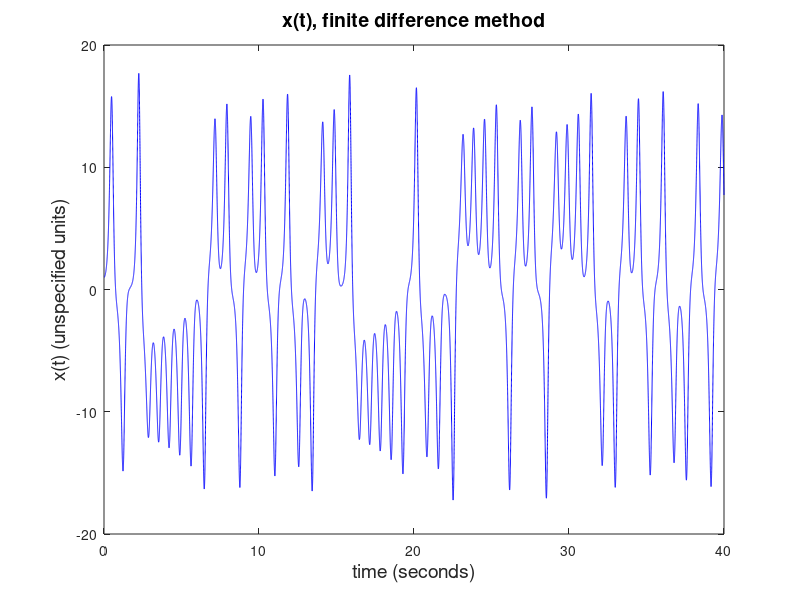
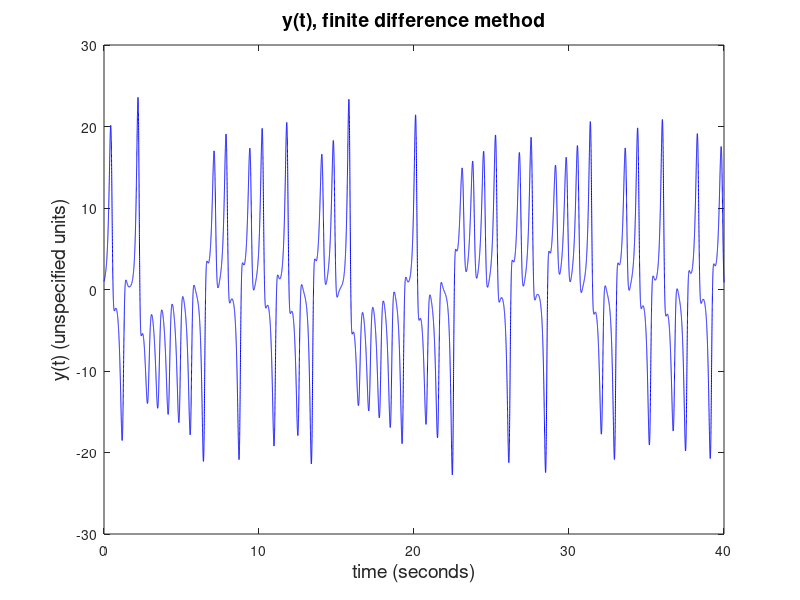
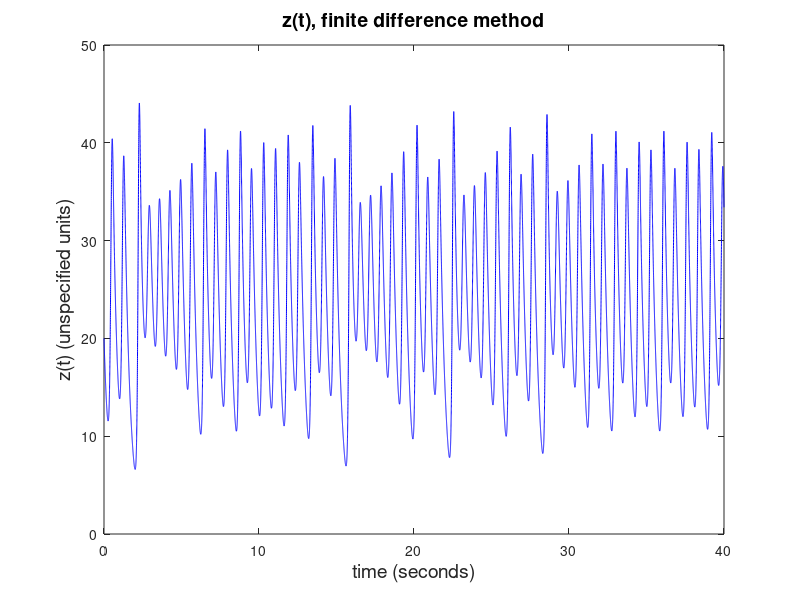
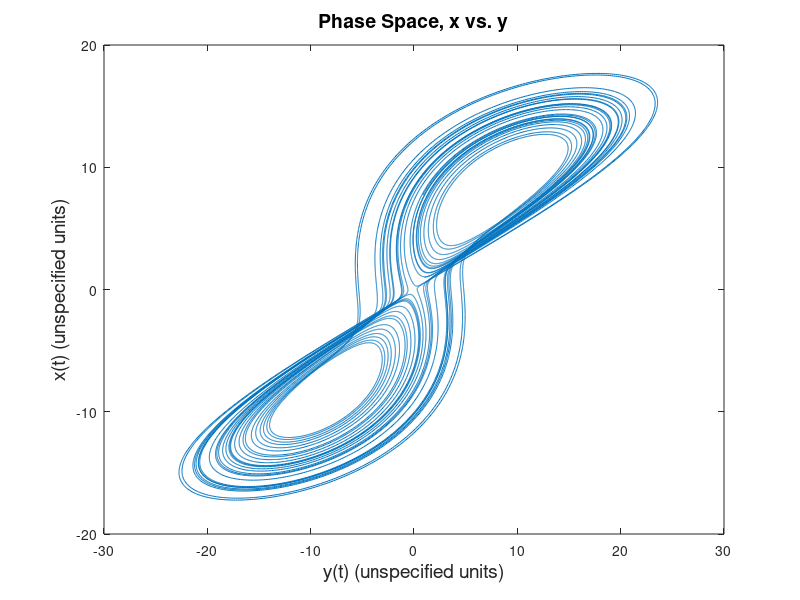

MATLAB code for these plots, in order: (Note: this script raises an error after producing the figures.)
%% Assignment #8
%% Problem 1.
% The exact analytical solution, and a comparison to its solution via the
% finite difference method of numerical approximation--for the second-order
% linear differential equation, y'' + y' - 2y = 2t.
%% 1a. and 1b.

clear all;
dt=0.004; t=0:dt:4;
y_analytical=exp(t)-(exp(-2*t)/2)-(1/2)-t;
%Closed form solution worked out in paperwork attached to the back.

plot(t,y_analytical,'b*','MarkerSize',6)
hold on
title('d^2y/dt^2 + dy/dt - 2y = 2t, y(0)=0, dy/dt(0)=1','FontSize',16)
xlabel('t (seconds)','FontSize',14)
ylabel('y (meters)','FontSize',14)

N=length(t);
y(1)=0;
v(1)=1;
for j=1:N-1
    y(j+1)=y(j)+(v(j)*dt);
    v(j+1)=v(j)+((2*t(j))+(2*y(j))-v(j))*dt;
end

plot(t,y,'r*','MarkerSize',1)
legend({'Analytical','Finite Difference Method'},'FontSize',12,'Location','NorthEast')
hold off

%% Step size and the numerical method used
% My initial step size was dt=0.01, which did indeed satisfy not having an
% absolute error no greater than 0.5m over the entire interval.  A quick
% check of other options showed that while dt=0.02 also satisfied our
% requirement for accuracy, dt=0.03 was just barely too large near the end
% of the interval.  However, this was for Runge-Kutta's 2nd order method.
% The Euler's method that we switched to requires a smaller step-size.  To
% reduce the absolute error at any point to less than 0.5m for Euler's
% method, required a step-size dt=0.004, much smaller!
%% Problem 2.
% Modeling a projectile with resistive force and at different initial
% velocities and starting angles.  Determining the starting angle that
% produces the greatest range for the projectile.
%% 2a.

clear all;
dt=0.001;
t=0:dt:17;
N=length(t);

b=0;
m=1;

g=9.8;
h=0;

theta_0=pi/4;
v(1)=45;

vx(1)=v(1)*cos(theta_0);
vy(1)=v(1)*sin(theta_0);

sx_analytical=vx(1).*t;
sy_analytical=h + vy(1).*t - (1/2)*g*t.^2;

ax(1)=(-b*sqrt(vx(1)^2+vy(1)^2)*vx(1))*(1/m);
ay(1)=(-b*sqrt(vx(1)^2+vy(1)^2)*vy(1))*(1/m) - g;

sx(1)=0;
sy(1)=h;

R_marker=0;

for j=1:N-1
    vx(j+1)=vx(j) + ax(j)*dt;
    vy(j+1)=vy(j) + ay(j)*dt;
    ax(j+1)=(-b*sqrt(vx(j+1)^2+vy(j+1)^2)*vx(j+1))*(1/m);
    ay(j+1)=(-b*sqrt(vx(j+1)^2+vy(j+1)^2)*vy(j+1))*(1/m) - g;
    sx(j+1)=sx(j) + vx(j)*dt;
    sy(j+1)=sy(j) + vy(j)*dt;
    
    if(sy(j+1) <= 0 && R_marker == 0)
        R_marker=j+1;
    end
end

R=sx(R_marker);
R_analytical=sx_analytical(R_marker);
difference=abs(sy_analytical-sy);


plot(sx_analytical,sy_analytical,'b*','MarkerSize',6)
hold on
plot(sx,sy,'r*','MarkerSize',1)
text(50,12,'Range, analytical = 206.6696m')
text(50,10,'Range, numerical = 206.6696m')
ym=max(sy)+4.2;
ylim([0 ym])
title('Trajectory of a projectile in x-y','FontSize',14)
xlabel('x (meters)','FontSize',14)
ylabel('y (meters)','FontSize',14)
hold off

%% The step-size dt required for a certain accuracy
% Our goal of accuracy against the analytical solution was a maximum value
% less than 0.15m across the entire interval.  A step-size of 0.002 was not
% sufficient to achieve this accuracy with the chosen numerical method,
% Euler's finite difference method.  At dt=0.001, we get the desired
% accuracy across the entire interval.
%% The analytical solution of theta max
% For the case with no air resistance, we can look just at the theta which
% maximizes velocity in x and y simultaneously.  Aside from the constant
% starting velocity which we decide, x and y are functions of cosine and
% sine.  The first derivative of cos + sin (multiplied by a constant, in
% this case the initial velocity) is cos - sin.  The second derivative
% then, is -cos - sin.  Given that we only need to consider the range of 0
% to pi/2, we quickly find that there is a local maxima at pi/4 which is
% our theta max.
%% 2b.

clear all;
dt=0.001;
t=0:dt:17;
N=length(t);

b=0;
m=1;

g=9.8;
h=2;

percents=[.98 1 1.2];
for k=1:length(percents)
theta_0=percents(k)*(pi/4);
v(1)=45;

vx(1)=v(1)*cos(theta_0);
vy(1)=v(1)*sin(theta_0);

sx_analytical=vx(1).*t;
sy_analytical=h + vy(1).*t - (1/2)*g*t.^2;

ax(1)=(-b*sqrt(vx(1)^2+vy(1)^2)*vx(1))*(1/m);
ay(1)=(-b*sqrt(vx(1)^2+vy(1)^2)*vy(1))*(1/m) - g;

sx(1)=0;
sy(1)=h;

R_marker=0;

for j=1:N-1
    vx(j+1)=vx(j) + ax(j)*dt;
    vy(j+1)=vy(j) + ay(j)*dt;
    ax(j+1)=(-b*sqrt(vx(j+1)^2+vy(j+1)^2)*vx(j+1))*(1/m);
    ay(j+1)=(-b*sqrt(vx(j+1)^2+vy(j+1)^2)*vy(j+1))*(1/m) - g;
    sx(j+1)=sx(j) + vx(j)*dt;
    sy(j+1)=sy(j) + vy(j)*dt;
    
    if(sy(j+1) <= 0 && R_marker == 0)
        R_marker=j+1;
    end
end

R(k)=sx(R_marker);
R_analytical(k)=sx_analytical(R_marker);
difference=abs(sy_analytical-sy);


plot(sx_analytical,sy_analytical,'*','MarkerSize',3)
hold on
plot(sx,sy,'*','MarkerSize',1)
end

str1=strcat('Range 98%, numerical =', num2str(R(1)),'m');
str1a=strcat('Range 98%, numerical =', num2str(R_analytical(1)),'m');
str2=strcat('Range 100%, numerical =', num2str(R(2)),'m');
str2a=strcat('Range 100%, analytical =', num2str(R_analytical(2)),'m');
str3=strcat('Range 102%, numerical =', num2str(R(3)),'m');
str3a=strcat('Range 102%, analytical =', num2str(R_analytical(3)),'m');

text(50,24,str1)
text(50,21,str1a)
text(50,18,str2)
text(50,15,str2a)
text(50,12,str3)
text(50,9,str3a)
title('Trajectory of a projectile in x-y','FontSize',14)
xlabel('x (meters)','FontSize',14)
ylabel('y (meters)','FontSize',14)
ym=max(sy)+4.2;
ylim([0 ym])
hold off

pdiff1=100-100*(R(1)/R(2));
pdiff2=100-100*(R(3)/R(2));

%% The calculated percentage differences
% Subtracting 2% from theta max gives us a mere .0212 percentage difference
% in the range of our projectile for these initial conditions.  Adding two
% percent to theta max results in a 5.1118 percentage difference in the
% range of the projectile.  The ranges are denoted on the plot.
%% 2c.

clear all;
dt=0.001;
t=0:dt:17;
N=length(t);
db=0.02;

m=1;

g=9.8;
h=2;

theta_0=pi/4;
v(1)=40;

vx(1)=v(1)*cos(theta_0);
vy(1)=v(1)*sin(theta_0);

sx_analytical=vx(1).*t;
sy_analytical=h + vy(1).*t - (1/2)*g*t.^2;

num_trajectories=5;

for k=0:num_trajectories
    b(k+1)=k*db;
    ax(1)=(-b(k+1)*sqrt(vx(1)^2+vy(1)^2)*vx(1))*(1/m);
    ay(1)=(-b(k+1)*sqrt(vx(1)^2+vy(1)^2)*vy(1))*(1/m) - g;

    sx(1)=0;
    sy(1)=h;

    R_marker=0;

    for j=1:N-1
        vx(j+1)=vx(j) + ax(j)*dt;
        vy(j+1)=vy(j) + ay(j)*dt;
        ax(j+1)=(-b(k+1)*sqrt(vx(j+1)^2+vy(j+1)^2)*vx(j+1))*(1/m);
        ay(j+1)=(-b(k+1)*sqrt(vx(j+1)^2+vy(j+1)^2)*vy(j+1))*(1/m) - g;
        sx(j+1)=sx(j) + vx(j)*dt;
        sy(j+1)=sy(j) + vy(j)*dt;
    
        if(sy(j+1) <= 0 && R_marker == 0)
            R_marker=j+1;
        end
    end

    R(k+1)=sx(R_marker);
    R_analytical=sx_analytical(R_marker);
    difference=abs(sy_analytical-sy);

    plot(sx,sy)
    hold on
end

str1=strcat('b=0.00',' N m^2/s^2 ',' R=',num2str(R(1)),'m');
str2=strcat('b=',num2str(b(2)),' N m^2/s^2 ',' R=',num2str(R(2)),'m');
str3=strcat('b=',num2str(b(3)),' N m^2/s^2 ',' R=',num2str(R(3)),'m');
str4=strcat('b=',num2str(b(4)),' N m^2/s^2 ',' R=',num2str(R(4)),'m');
str5=strcat('b=',num2str(b(5)),' N m^2/s^2 ',' R=',num2str(R(5)),'m');
text(55,25,str1)
text(55,23,str2)
text(55,21,str3)
text(55,19,str4)
text(55,17,str5)
ylim([0 50])
title('Fifty projectiles in x-y with varied air resistance','FontSize',14)
xlabel('x (meters)','FontSize',14)
ylabel('y (meters)','FontSize',14)
hold off

%% Determination of the max range for b = 0.05 N m^2 s^-2
% Altering the script in part 2b slightly, checking different percentages
% of pi/4 to find a maximum for this value of b, a maximum was found at 68
% percent of pi/4, which would give us a theta max for this drag
% coefficient of 0.17 * pi radians.
%% Problem 3.
% A non-linear simple harmonic oscillator.  New from the consideration in a
% previous worksheet is the addition of a damping and driving force.  Three
% new constants are introduced that can be tweaked to influence the
% physical scenario--gamma, the damping force factor.  A--which influences
% the amplitude of the driving force, and B (capital Omega) which influences the
% period of the driving force.  We'll also plot kinetic, potential, and
% total energy over the time interval (all these energy values will be on a
% single plot).
%% 3a.
% A similar problem to the one we solved in class--the damping and driving
% terms are included, but the constants that govern them are all set to
% zero.  Graphs for initial angles of pi/4, pi/2, and .95*pi.

clear all;
t=0:0.01:200;
N=length(t);
dt=(t(end)-t(1))/N;
g=9.8; L=9.8; m=9.8;

A=0; B=0; gamma=0;
starting_angles=[pi/4, pi/2, .95*pi];

for k=1:length(starting_angles)
    theta(1)=starting_angles(k);
    omega(1)=0;
    KE(1)=(1/2)*m*L^2*omega(1)^2;
    PE(1)=m*g*((1-cos(theta(1)))*L);
    TE(1)=KE(1)+PE(1);
    
    for j=1:N-1
        theta_m=theta(j)+(omega(j)*(dt/2));
        omega_m=omega(j) - (((g/L * sin(theta(j))) + (gamma*omega(j)) - (A*cos(B*t(j))))*(dt/2));
        theta(j+1)=theta(j) + omega_m*dt;
        omega(j+1)=omega(j) - (((g/L * sin(theta_m)) + (gamma*omega_m) - (A*cos(B*t(j))))*dt);
        KE(j+1)=(1/2)*m*L^2*omega(j+1)^2;
        PE(j+1)=m*g*((1-cos(theta(j+1)))*L);
        TE(j+1)=KE(j+1)+PE(j+1);
    end

    figure(1)
    plot(theta,omega)
    hold on

    figure(2)
    plot(t,theta)
    hold on

    figure(3)
    plot(t,omega)
    hold on
    
    figure(k+3)
    plot(t,PE,'b')
    hold on
    plot(t,KE,'k')
    plot(t,TE,'r')
end

figure(1)
xlabel('\theta (radians)','FontSize',14)
ylabel('\omega (radians/sec)','FontSize',14)
title('Phase space, Nonlinear SHO','FontSize',14)
legend({'\theta_o=\pi/4 rad','\theta_o=\pi/2 rad','\theta_o=.95\pi rad'},'Location','NorthEast')
hold off

figure(2)
xlabel('time (s)','FontSize',14)
ylabel('\theta (radians)','FontSize',14)
title('\theta vs. time for Nonlinear SHO','FontSize',14)
legend({'\theta_o=\pi/4 rad','\theta_o=\pi/2 rad','\theta_o=.95\pi rad'},'Location','NorthEast')
hold off

figure(3)
xlabel('time (s)','FontSize',14)
ylabel('\omega (radians/sec)','FontSize',14)
title('\omega vs. time for Nonlinear SHO','FontSize',14)
legend({'\theta_o=\pi/4 rad','\theta_o=\pi/2 rad','\theta_o=.95\pi rad'},'Location','NorthEast')
hold off

figure(4)
xlabel('time (s)','FontSize',14)
ylabel('Energy (Joules)','FontSize',14)
title('Energy vs. time for Nonlinear SHO','FontSize',14)
legend({'Potential','Kinetic','Total'},'Location','NorthEast')
hold off

figure(5)
xlabel('time (s)','FontSize',14)
ylabel('Energy (Joules)','FontSize',14)
title('Energy vs. time for Nonlinear SHO','FontSize',14)
legend({'Potential','Kinetic','Total'},'Location','NorthEast')
hold off

figure(6)
xlabel('time (s)','FontSize',14)
ylabel('Energy (Joules)','FontSize',14)
title('Energy vs. time for Nonlinear SHO','FontSize',14)
legend({'Potential','Kinetic','Total'},'Location','NorthEast')
hold off

%% The shape of the phase space in part a.
% For the higher starting angle, .95*pi, we get a sort of teardrop,
% eyeball, or almond shape--so it's worthwhile to consider what we are
% looking at when we see the phase space graph.  The x-axis is theta, while
% the y-axis is omega.  For the lower angles, pi/4 and pi/2, the graph is
% very much a circle.  The critical point where the graph begins to shape
% is after pi/2--rather than a smooth transition between theta and omega,
% we're looking at a ball that takes much longer to reach zero angular
% velocity near the end of its arc.  That's the reason for the shape.  Also
% worth considering is that it being on the outside of the other phase
% spaces makes sense--the maximums for omega and theta both become greater
% for greater initial values of theta. (Although theta=pi will be an
% unstable equilibrium corresponding to the ball being placed directly
% above the pivot vertically.)
%% Energy conservation in part a.
% Yes, energy is conserved.  There are many ways to reach the logical
% conclusion, outside of looking at graphs of Energy over time for the
% oscillator in this case.  My personal argument it this--the pendulum does
% absolutely no work on its environment.  No outside forces are applied.
% It is not surprising then, that total energy is constant over the
% interval.
%% 3b.

t=0:0.01:200;
N=length(t);
dt=(t(end)-t(1))/N;
g=9.8; L=9.8; m=9.8;

A=0; B=0; gamma=0.06;
starting_angles=[.95*pi];

for k=1:length(starting_angles)
    theta(1)=starting_angles(k);
    omega(1)=0;
    KE(1)=(1/2)*m*L^2*omega(1)^2;
    PE(1)=m*g*((1-cos(theta(1)))*L);
    TE(1)=KE(1)+PE(1);
    
    for j=1:N-1
        theta_m=theta(j)+(omega(j)*(dt/2));
        omega_m=omega(j) - (((g/L * sin(theta(j))) + (gamma*omega(j)) - (A*cos(B*t(j))))*(dt/2));
        theta(j+1)=theta(j) + omega_m*dt;
        omega(j+1)=omega(j) - (((g/L * sin(theta_m)) + (gamma*omega_m) - (A*cos(B*t(j))))*dt);
        KE(j+1)=(1/2)*m*L^2*omega(j+1)^2;
        PE(j+1)=m*g*((1-cos(theta(j+1)))*L);
        TE(j+1)=KE(j+1)+PE(j+1);
    end

    figure(1)
    plot(theta,omega)
    hold on

    figure(2)
    plot(t,theta)
    hold on

    figure(3)
    plot(t,omega)
    hold on
    
    figure(k+3)
    plot(t,PE,'b')
    hold on
    plot(t,KE,'k')
    plot(t,TE,'r')
end

for k=1:length(starting_angles)
    theta(1)=starting_angles(k);
    omega(1)=5;
    KE(1)=(1/2)*m*L^2*omega(1)^2;
    PE(1)=m*g*((1-cos(theta(1)))*L);
    TE(1)=KE(1)+PE(1);
    
    for j=1:N-1
        theta_m=theta(j)+(omega(j)*(dt/2));
        omega_m=omega(j) - (((g/L * sin(theta(j))) + (gamma*omega(j)) - (A*cos(B*t(j))))*(dt/2));
        theta(j+1)=theta(j) + omega_m*dt;
        omega(j+1)=omega(j) - (((g/L * sin(theta_m)) + (gamma*omega_m) - (A*cos(B*t(j))))*dt);
        KE(j+1)=(1/2)*m*L^2*omega(j+1)^2;
        PE(j+1)=m*g*((1-cos(theta(j+1)))*L);
        TE(j+1)=KE(j+1)+PE(j+1);
    end

    figure(5)
    plot(theta,omega)
    hold on
end

figure(1)
xlabel('\theta (radians)','FontSize',14)
ylabel('\omega (radians/sec)','FontSize',14)
title('Phase space, Damped Nonlinear SHO \gamma=0.06','FontSize',14)
legend({'\theta_o=.95\pi'},'Location','NorthEast')
hold off

figure(2)
xlabel('time (s)','FontSize',14)
ylabel('\theta (radians)','FontSize',14)
title('\theta vs. time for Damped Nonlinear SHO \gamma=0.06','FontSize',14)
legend({'\theta_o=.95\pi rad'},'Location','NorthEast')
hold off

figure(3)
xlabel('time (s)','FontSize',14)
ylabel('\omega (radians/sec)','FontSize',14)
title('\omega vs. time for Damped Nonlinear SHO \gamma=0.06','FontSize',14)
legend({'\theta_o=.95\pi rad'},'Location','NorthEast')
hold off

figure(4)
xlabel('time (s)','FontSize',14)
ylabel('Energy (Joules)','FontSize',14)
title('Energy vs. time for Damped Nonlinear SHO \gamma=0.06','FontSize',14)
legend({'Potential','Kinetic','Total'},'Location','NorthEast')
hold off

%% Energy conservation in part b.
% A quick look at the graphs could tell you, in this situation, energy is
% not conserved--but why?  Consider the damping force that is at work here.
% As the pendulum moves, it does work on the environment as whatever
% medium it is travelling through pushes back against it.  The energy
% declines over time, approaching 0 as t goes to infinity.
%% 3b. (Initial angular velocity added)

figure(5)
xlabel('\theta (radians)','FontSize',14)
ylabel('\omega (radians/sec)','FontSize',14)
title('Phase space, Damped Nonlinear SHO \gamma=0.06','FontSize',14)
legend({'\theta_o=.95\pi rad, \omega_o=5 rad/s'},'Location','NorthEast')
hold off

%% Phase space w/ initial angular velocity of 5 radians/second
% So we have our interesting case of the damped nonlinear oscillator now
% having an initial angular velocity.  The motion that occurs in this case
% can be described by looking at the phase space graph.  The mass makes
% many full rotations around the pivot, but as time goes on, the damping
% force reduces the total energy, so it eventually falls in to the same
% pattern as the oscillator did at an initial angular velocity of zero.
%% 3c. (Driving turned off.)

t=0:0.01:200;
N=length(t);
dt=(t(end)-t(1))/N;
g=9.8; L=9.8; m=9.8;

A=0; B=1.1; gamma=0.00;
starting_angles=[0.1];

for k=1:length(starting_angles)
    theta(1)=starting_angles(k);
    omega(1)=0;
    KE(1)=(1/2)*m*L^2*omega(1)^2;
    PE(1)=m*g*((1-cos(theta(1)))*L);
    TE(1)=KE(1)+PE(1);
    
    for j=1:N-1
        theta_m=theta(j)+(omega(j)*(dt/2));
        omega_m=omega(j) - (((g/L * sin(theta(j))) + (gamma*omega(j)) - (A*cos(B*t(j))))*(dt/2));
        theta(j+1)=theta(j) + omega_m*dt;
        omega(j+1)=omega(j) - (((g/L * sin(theta_m)) + (gamma*omega_m) - (A*cos(B*t(j))))*dt);
    end

    figure(1)
    plot(theta,omega)
    hold on

    figure(2)
    plot(t,theta)
    hold on
end

figure(1)
xlabel('\theta (radians)','FontSize',14)
ylabel('\omega (radians/sec)','FontSize',14)
title('Phase space, Nonlinear SHO','FontSize',14)
legend({'\theta_o=0.1 rad'},'Location','NorthEast')
hold off

figure(2)
xlabel('time (s)','FontSize',14)
ylabel('\theta (radians)','FontSize',14)
title('\theta vs. time for Nonlinear SHO','FontSize',14)
legend({'\theta_o=0.1 rad'},'Location','NorthEast')
hold off

%% 3c. (Driving turned on.)

t=0:0.01:200;
N=length(t);
dt=(t(end)-t(1))/N;
g=9.8; L=9.8; m=9.8;

A=0.101; B=1.1; gamma=0.00;
starting_angles=[0.1];

for k=1:length(starting_angles)
    theta(1)=starting_angles(k);
    omega(1)=0;
    
    for j=1:N-1
        theta_m=theta(j)+(omega(j)*(dt/2));
        omega_m=omega(j) - (((g/L * sin(theta(j))) + (gamma*omega(j)) - (A*cos(B*t(j))))*(dt/2));
        theta(j+1)=theta(j) + omega_m*dt;
        omega(j+1)=omega(j) - (((g/L * sin(theta_m)) + (gamma*omega_m) - (A*cos(B*t(j))))*dt);
    end

    figure(1)
    plot(theta,omega)
    hold on

    figure(2)
    plot(t,theta)
    hold on
end

figure(1)
xlabel('\theta (radians)','FontSize',14)
ylabel('\omega (radians/sec)','FontSize',14)
title('Phase space, Driven Nonlinear SHO A=0.101 \Omega=1.1','FontSize',14)
legend({'\theta_o=0.1 rad'},'Location','NorthEast')
hold off

figure(2)
xlabel('time (s)','FontSize',14)
ylabel('\theta (radians)','FontSize',14)
title('\theta vs. time for Driven Nonlinear SHO A=0.101 \Omega=1.1','FontSize',14)
legend({'\theta_o=0.1 rad'},'Location','NorthEast')
hold off

%% Explanation of the differences with the driving force, part c.
% The phase space graph in this case can be difficult to interpret.  But
% generally, it shows that there is a range of amplitudes for our motion
% over the interval.  The graph of angular position shows us how that looks
% in a bit more of a clear manner--the movement starts out small, grows
% larger, and then goes down again.  This is because of the nature of the
% driving force--sometimes, it is in phase with the motion of our pendulum,
% pushing it to greater heights.  However, as it falls out of phase, it
% begins lowering the range of its motion.
%% 3d. (Driving turned off.)

t=0:0.01:400;
N=length(t);
dt=(t(end)-t(1))/N;
g=9.8; L=9.8; m=9.8;

A=0; B=1.1; gamma=0.00;
starting_angles=[0.01];

for k=1:length(starting_angles)
    theta(1)=starting_angles(k);
    omega(1)=0;
    KE(1)=(1/2)*m*L^2*omega(1)^2;
    PE(1)=m*g*((1-cos(theta(1)))*L);
    TE(1)=KE(1)+PE(1);
    
    for j=1:N-1
        theta_m=theta(j)+(omega(j)*(dt/2));
        omega_m=omega(j) - (((g/L * sin(theta(j))) + (gamma*omega(j)) - (A*cos(B*t(j))))*(dt/2));
        theta(j+1)=theta(j) + omega_m*dt;
        omega(j+1)=omega(j) - (((g/L * sin(theta_m)) + (gamma*omega_m) - (A*cos(B*t(j))))*dt);
    end

    figure(1)
    plot(theta,omega)
    hold on

    figure(2)
    plot(t,theta)
    hold on
end

figure(1)
xlabel('\theta (radians)','FontSize',14)
ylabel('\omega (radians/sec)','FontSize',14)
title('Phase space, \theta vs. \omega, Nonlinear SHO','FontSize',14)
legend({'\theta_o=0.1 rad'},'Location','NorthEast')
hold off

figure(2)
xlabel('time (s)','FontSize',14)
ylabel('\theta (radians)','FontSize',14)
title('\theta vs. time for Nonlinear SHO','FontSize',14)
legend({'\theta_o=0.1 rad'},'Location','NorthEast')
hold off

%% 3d. (Driving turned on.)
t=0:0.01:400;
N=length(t);
dt=(t(end)-t(1))/N;
g=9.8; L=9.8; m=9.8;

A=0.02; B=1.1; gamma=0.00;
starting_angles=[0.01];

for k=1:length(starting_angles)
    theta(1)=starting_angles(k);
    omega(1)=0;
    
    for j=1:N-1
        theta_m=theta(j)+(omega(j)*(dt/2));
        omega_m=omega(j) - (((g/L * sin(theta(j))) + (gamma*omega(j)) - (A*cos(B*t(j))))*(dt/2));
        theta(j+1)=theta(j) + omega_m*dt;
        omega(j+1)=omega(j) - (((g/L * sin(theta_m)) + (gamma*omega_m) - (A*cos(B*t(j))))*dt);
    end

    figure(1)
    plot(theta,omega)
    hold on

    figure(2)
    plot(t,theta)
    hold on
end

figure(1)
xlabel('\theta (radians)','FontSize',14)
ylabel('\omega (radians/sec)','FontSize',14)
title('Phase space, Driven Nonlinear SHO A=0.02, \Omega=1.1','FontSize',14)
legend({'\theta_o=0.01 rad'},'Location','NorthEast')
hold off

figure(2)
xlabel('time (s)','FontSize',14)
ylabel('\theta (radians)','FontSize',14)
title('\theta vs. time for Driven Nonlinear SHO A=0.02, \Omega=1.1','FontSize',14)
legend({'\theta_o=0.01 rad'},'Location','NorthEast')
hold off

%% Explanation of the differences with the driving force, part d.
% When a force is resonant to the oscillator, it is corresponding to the
% peaks and troughs appropriately, growing the amplitude of its motion.
% That is what occurs here.  With a starting angle of 0.01 radians, that
% remains the maximum for the non-driven case.  The introduction of the
% resonant force however, drives this all the way up to 0.2 radians before
% falling back down again--a twenty-fold increase.
%% 3e.

t=0:0.01:400;
N=length(t);
dt=(t(end)-t(1))/N;
g=9.8; L=9.8; m=9.8;

A=0.1; B=2/3; gamma=0.06;
starting_angles=[0.95*pi];

for k=1:length(starting_angles)
    theta(1)=starting_angles(k);
    omega(1)=0;
    
    for j=1:N-1
        theta_m=theta(j)+(omega(j)*(dt/2));
        omega_m=omega(j) - (((g/L * sin(theta(j))) + (gamma*omega(j)) - (A*cos(B*t(j))))*(dt/2));
        theta(j+1)=theta(j) + omega_m*dt;
        omega(j+1)=omega(j) - (((g/L * sin(theta_m)) + (gamma*omega_m) - (A*cos(B*t(j))))*dt);
    end

    figure(1)
    plot(t,theta)
    hold on
end

figure(1)
xlabel('time (s)','FontSize',14)
ylabel('\theta (radians)','FontSize',14)
title('\theta vs. time for Driven-Damped Nonlinear SHO','FontSize',14)
legend({'\theta_o=0.95\pi rad'},'Location','NorthEast')
hold off

%% Identifying the transient and steady-state parts of the graph
% The transient part is the graph up until around 200~250 seconds--after
% that point, it falls in to a steady motion.  Before that point, it's
% maximum and minimums are varying, trending downward towards the
% steady-state function.  If the initial angle is decreased, it will reach
% the steady-state part at a faster rate as compared to starting with theta
% equal to 0.95*pi radians.
%% 3f.

t=0:0.01:400;
N=length(t);
dt=(t(end)-t(1))/N;
g=9.8; L=9.8; m=9.8;

A=0.7; B=0.66; gamma=0.2;
starting_angles=[0.6 0.6001];

for k=1:length(starting_angles)
    theta(1)=starting_angles(k);
    omega(1)=0;
    
    for j=1:N-1
        theta_m=theta(j)+(omega(j)*(dt/2));
        omega_m=omega(j) - (((g/L * sin(theta(j))) + (gamma*omega(j)) - (A*cos(B*t(j))))*(dt/2));
        theta(j+1)=theta(j) + omega_m*dt;
        omega(j+1)=omega(j) - (((g/L * sin(theta_m)) + (gamma*omega_m) - (A*cos(B*t(j))))*dt);
    end

    figure(1)
    plot(theta,omega)
    hold on

    figure(2)
    plot(t,theta)
    hold on
end

figure(1)
xlabel('\theta (radians)','FontSize',14)
ylabel('\omega (radians/sec)','FontSize',14)
title('Phase space, Nonlinear SHO','FontSize',14)
legend({'\theta_o=0.6 rad','\theta_o=0.6001 rad'},'Location','NorthEast')
hold off

figure(2)
xlabel('time (s)','FontSize',14)
ylabel('\theta (radians)','FontSize',14)
title('\theta vs. time for Chaotic Nonlinear SHO','FontSize',14)
legend({'\theta_o=0.6 rad','\theta_o=0.6 rad'},'Location','NorthEast')
hold off

%% Explaining the results for our Chaotic, Driven-Damped, Nonlinear Oscillator
% The tiniest of changes in our initial angle, 0.6 -> 0.6001 produces a
% comparatively huge difference in the motion our simulation predicts! The
% thing to notice is that our motion in this case is *chaotic*--*not
% random*, our simulation, after all, is capable of predicing it...
% however, even the slightest of changes will throw our predictions in
% wildly different areas.
%% Problem 4.
% The modelling of atmospheric convection by three coupled ordinary linear
% differential equations--solved by a finite difference method.
%% 4a.

clear all;
sigma=10; b=8/3; r=28;
dt=0.001;
t=0:dt:40;
x(1)=1; y(1)=1; z(1)=20;
N=length(t);

for j=1:N-1
    x_m=x(j) + (sigma*(y(j)-x(j)))*(dt/2);
    y_m=y(j) + (r*x(j) - y(j) - x(j)*z(j))*(dt/2);
    z_m=z(j) + ((x(j)*y(j) - b*z(j)))*(dt/2);
    x(j+1)=x(j) + (sigma*(y_m - x_m))*dt;
    y(j+1)=y(j) + (r*x_m - y_m - x_m*z_m)*dt;
    z(j+1)=z(j) + (x_m*y_m - b*z_m)*dt;
end

figure(1)
plot(t,x,'b')
title('x(t), finite difference method','FontSize',14)
xlabel('time (seconds)','FontSize',14)
ylabel('x(t) (unspecified units)','FontSize',14)
figure(2)
plot(t,y,'b')
title('y(t), finite difference method','FontSize',14)
xlabel('time (seconds)','FontSize',14)
ylabel('y(t) (unspecified units)','FontSize',14)
figure(3)
plot(t,z,'b')
title('z(t), finite difference method','FontSize',14)
xlabel('time (seconds)','FontSize',14)
ylabel('z(t) (unspecified units)','FontSize',14)

%% 4b.

figure(4)
plot(y,x)
title('Phase Space, x vs. y','FontSize',14)
xlabel('y(t) (unspecified units)','FontSize',14)
ylabel('x(t) (unspecified units)','FontSize',14)

figure(5)
plot(x,z)
title('Phase Space, z vs. x','FontSize',14)
xlabel('x(t) (unspecified units)','FontSize',14)
ylabel('z(t) (unspecified units)','FontSize',14)

figure(6)
plot(y,z)
title('Phase Space, z vs. y','FontSize',14)
xlabel('y(t) (unspecified units)','FontSize',14)
ylabel('z(t) (unspecified units)','FontSize',14)

%% 4c.

figure(9)
plot3(x,y,z,'b')
title('x(t) vs. y(t) vs. z(t)','FontSize',14)
xlabel('x(t)','FontSize',14)
ylabel('y(t)','FontSize',14)
zlabel('z(t)','FontSize',14)

%% 4d.

sigma2=10; b2=8/3; r2=28;
dt2=0.001;
t2=0:dt2:40;
x2(1)=1; y2(1)=1; z2(1)=20.01;
N2=length(t2);

for j=1:N2-1
    x_m2=x2(j) + (sigma2*(y2(j)-x2(j)))*(dt2/2);
    y_m2=y2(j) + (r2*x2(j) - y2(j) - x2(j)*z2(j))*(dt2/2);
    z_m2=z2(j) + ((x2(j)*y2(j) - b2*z2(j)))*(dt2/2);
    x2(j+1)=x2(j) + (sigma2*(y_m2 - x_m2))*dt2;
    y2(j+1)=y2(j) + (r2*x_m2 - y_m2 - x_m2*z_m2)*dt2;
    z2(j+1)=z2(j) + (x_m2*y_m2 - b2*z_m2)*dt2;
end

figure(7)
plot(t2,x2,'b')
title('x(t), finite difference method','FontSize',14)
xlabel('time (seconds)','FontSize',14)
ylabel('x(t) (unspecified units)','FontSize',14)

%% 4e.

dist_x=x2-x;
figure(8)
plot(t2,dist_x,'Color',[0.5 0 0.5])
title('distance in x(t) created by z\_o=20 -> 20.01','FontSize',14)
xlabel('time (seconds)','FontSize',14)
ylabel('distance (unspecified units)','FontSize',14)

%% Problem 5.
% Analysis of data of the oscillation of beams in the SLAC PEP-II B-meson
% factory.  Examination of the causes for the oscillation through a fast
% Fourier transform.
%%

delimiterIn=' ';
headerLinesIn=3;
file1='BPMy-x1.dat';
file2='BPMy-x2.dat';
D1=importdata(file1,delimiterIn,headerLinesIn);
D2=importdata(file2,delimiterIn,headerLinesIn);
t1=D1.data(:,2); t2=D2.data(:,2);
y1=D1.data(:,3); y2=D2.data(:,3);
x1=D1.data(:,4); x2=D2.data(:,4);

figure(1)
plot(t1,y1,'c')
title('BPM data from PEP-II, Water Pumps On, y-data','FontSize',14)
xlabel('Time (seconds)','FontSize',14)
ylabel('y (microns)','FontSize',14)

figure(2)
plot(t1,x1,'c')
title('BPM data from PEP-II, Water Pumps On, x-data','FontSize',14)
xlabel('Time (seconds)','FontSize',14)
ylabel('x (microns)','FontSize',14)

figure(3)
plot(t2,y2,'c')
title('BPM data from PEP-II, Water Pumps Off, y-data','FontSize',14)
xlabel('Time (seconds)','FontSize',14)
ylabel('y (microns)','FontSize',14)

figure(4)
plot(t2,x2,'c')
title('BPM data from PEP-II, Water Pumps Off, x-data','FontSize',14)
xlabel('Time (seconds)','FontSize',14)
ylabel('x (microns)','FontSize',14)

ffty1=fft(y1); fftx1=fft(x1);
ffty2=fft(y2); fftx2=fft(x2);

Py1=abs(ffty1).^2; Px1=abs(fftx1).^2;
Py2=abs(ffty2).^2; Px2=abs(fftx2).^2;

N1=length(t1); N2=length(t2);

dt1=(t1(end)-t1(1))/N1; dt2=(t2(end)-t2(1))/N2;

fy1=((1/dt1)*(1:N1)/N1); fx1=((1/dt1)*(1:N1)/N1);
fy2=((1/dt2)*(1:N2)/N2); fx2=((1/dt2)*(1:N2)/N2);

figure(5)
plot(fy1,Py1,'r')
xlim([0 2e3])
title('Power vs. frequency, y-data, Pumps On','FontSize',14)
xlabel('Frequency (Hz)','FontSize',14)
ylabel('Power (\omega)','FontSize',14)

figure(6)
plot(fx1,Px1,'r')
xlim([0 2e3])
title('Power vs. frequency, x-data, Pumps On','FontSize',14)
xlabel('Frequency (Hz)','FontSize',14)
ylabel('Power (\omega)','FontSize',14)

figure(7)
plot(fy2,Py2,'r')
xlim([0 2e3])
title('Power vs. frequency, y-data, Pumps Off','FontSize',14)
xlabel('Frequency (Hz)','FontSize',14)
ylabel('Power (\omega)','FontSize',14)

figure(8)
plot(fx2,Px2,'r')
xlim([0 2e3])
title('Power vs. frequency, x-data, Pumps Off','FontSize',14)
xlabel('Frequency (Hz)','FontSize',14)
ylabel('Power (\omega)','FontSize',14)

%% Were the water pumps causing low frequency oscillation?
% Yes!  Looking at our power graphs, we can see peaks at exactly 120 Hz for
% the data set we collected with the pumps turned on.  This corresponds to
% the oscillation of a device with an AC power source.  When looking at the
% data with the pumps off, the peak at 120 Hz disappears and only the
% natural frequency of the beams remain.
%% The "tunes" of the beam, natural frequencies, fx and fy
% For the x-data, the natural frequency is 843 Hz.  For the y-data, it's
% 571 Hz.  There is coupling present when the pumps are turned off, but
% with the pumps on, it's not very noticable, if it's taking place at all.
% The ratio between the strength of the natural frequency and the coupling
% frequency seen in the other plane seems to be on the order of 10 to 1.